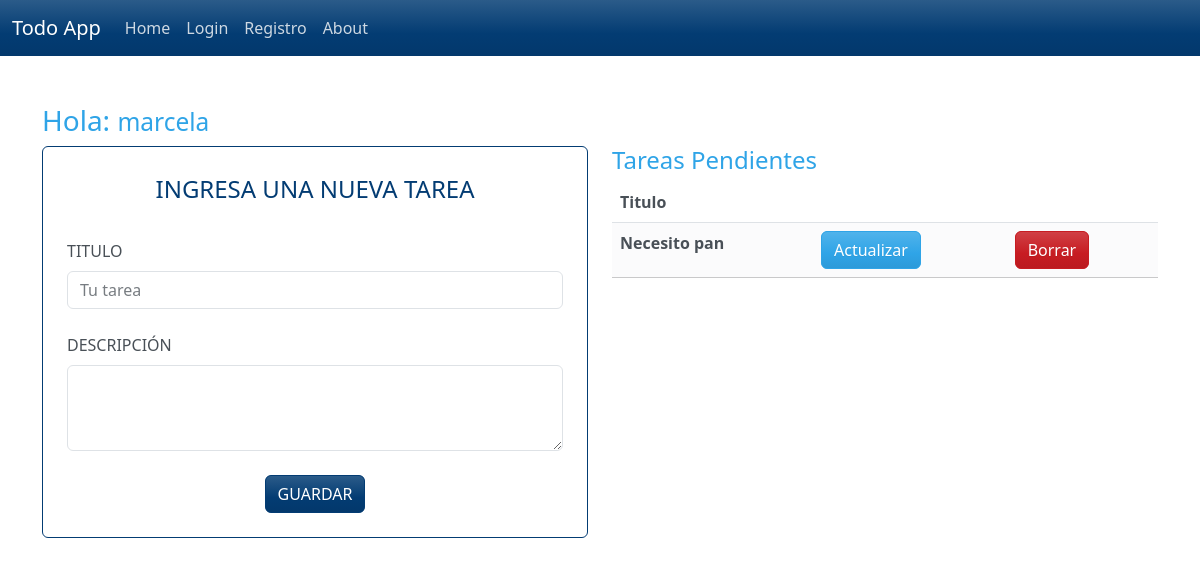
The page /tareas (signed in) on the database as committed earlier.
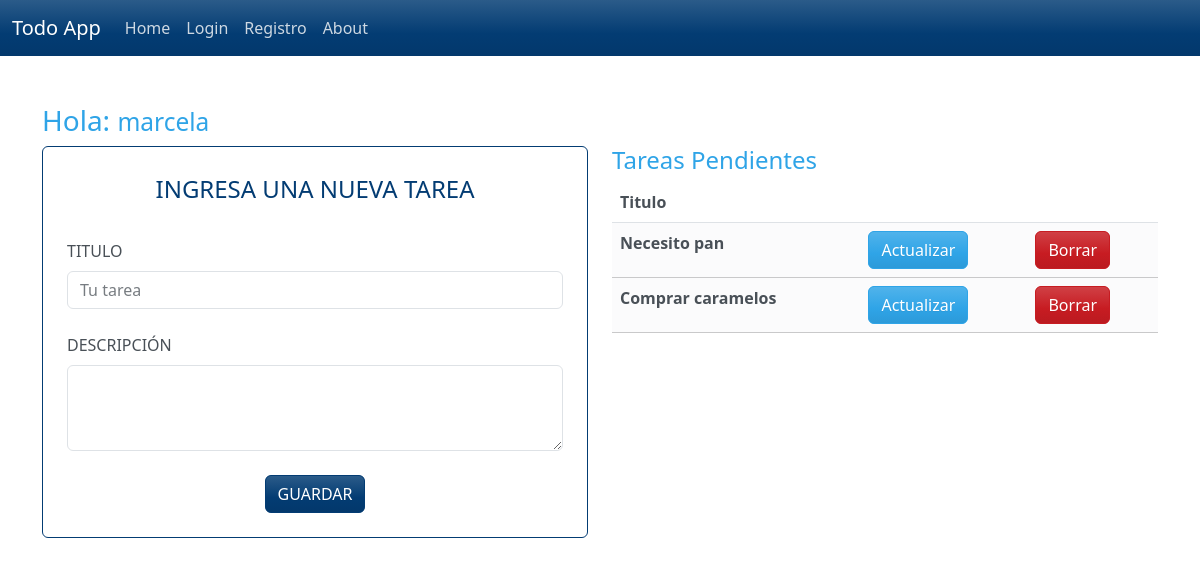
The same page on the database as committed later.
### tables this page shows
CREATE TABLE tareas (
                id INTEGER PRIMARY KEY AUTOINCREMENT,
                titulo TEXT NOT NULL,
                descripcion TEXT,
                fecha_creacion TEXT DEFAULT CURRENT_TIMESTAMP,
                user_id INTEGER NOT NULL,
                FOREIGN KEY (user_id) REFERENCES users(id) ON DELETE CASCADE
            );

### main.py (the view)
@app.route('/tareas', methods=["GET", "POST"])
def tareas():
    tareas = []
    user_id = session['user_id']
    user_name = session['username']
    if 'user_id' not in session:
        return redirect(url_for('login'))
    if request.method == "POST":
        titulo = request.form['titulo'].strip()
        descripcion = request.form['descripcion'].strip()
        print(f"T:{titulo}, des:{descripcion} y el id:{user_id}")
        agregar_tarea(titulo,descripcion,user_id)
    tareas = buscar_tareas_por_user_id(user_id)
    print(tareas)
    return render_template('tareas.html',user_name=user_name,tareas=tareas)

### database.py (called while the page is built)
def buscar_tareas_por_user_id(userid):
    with sqlite3.connect(os.environ.get('DATABASE_PATH')) as conn:
        conn.row_factory = sqlite3.Row #para que regrese un diccionario
        cursor = conn.cursor()
        cursor.execute("SELECT * FROM tareas WHERE user_id = ?",(userid,))
        tareas = cursor.fetchall()
        return tareas

### templates/tareas.html
{% extends "base.html" %} {% block content %}
<div class="container mt-5">
  <div class="row">
    <h3>Hola: <small>{{user_name}}</small></h3>
  </div>
  <div class="row">
    <div class="col-12 col-md-6">
      <form method="post" class="border border-1 border-info p-4 rounded">
        <legend class="text-uppercase text-center text-info">
          Ingresa una nueva tarea
        </legend>
        <div class="row">
          <div>
            <label for="titulo" class="form-label mt-4 text-uppercase"
              >Titulo</label
            >
            <input
              type="text"
              class="form-control"
              id="titulo"
              name="titulo"
              placeholder="Tu tarea"
              autocomplete="off"
            />
          </div>
        </div>
        <div>
          <label for="exampleTextarea" class="text-uppercase form-label mt-4"
            >Descripción</label
          >
          <textarea
            class="form-control"
            name="descripcion"
            id="descripcion"
            rows="3"
          ></textarea>
        </div>
        <button
          class="btn btn-info text-uppercase mt-4 d-block mx-auto"
          type="submit"
        >
          Guardar
        </button>
      </form>
    </div>
    <div class="col-12 col-md-6">
        {% if tareas %}
            <h4>Tareas Pendientes</h4>
            <table class="table table-hover">
            <thead>
                <tr>
                    <th scope="col">Titulo</th>
                    <th scope="col"></th>
                    <th scope="col"></th>
                </tr>
            </thead>
            {% for tarea in tareas %}
                <tr class="table-secondary">
                <th scope="row">{{tarea['titulo']}}</th>
                <td><a class="btn btn-primary" href="">Actualizar</a></td>
                <td><a class="btn btn-danger" href="">Borrar</a></td>
                </tr>
            {% endfor %}
            </table>
        {% else %}
             <p>NO Hay tareas</p>
        {% endif %}
    </div>
  </div>
</div>
{% endblock %}

### templates/base.html (shortened to what this page needs)
<!DOCTYPE html>
<html lang="en">
<head>
    <link rel="stylesheet" href="{{url_for('static',filename='bootstrap.css')}}">
</head>
<body>
    <nav class="navbar navbar-expand-lg bg-info" data-bs-theme="dark">
  <div class="container-fluid">
    <a class="navbar-brand" href="#">Todo App</a>
    <div class="collapse navbar-collapse" id="navbarColor01">
      <ul class="navbar-nav me-auto">
        <li class="nav-item">
          <a class="nav-link" href="#">Home</a>
        </li>
        <li class="nav-item">
          <a class="nav-link" href="#">Login</a>
        </li>
        <li class="nav-item">
          <a class="nav-link" href="#">Registro</a>
        </li>
        <li class="nav-item">
          <a class="nav-link" href="#">About</a>
        </li>
      </ul>
    </div>
  </div>
</nav>
    {% block content %}
    {% endblock %}
</body>
</html>

Rows that differ between the two databases and show on the page:
added tareas: titulo "Comprar caramelos"
